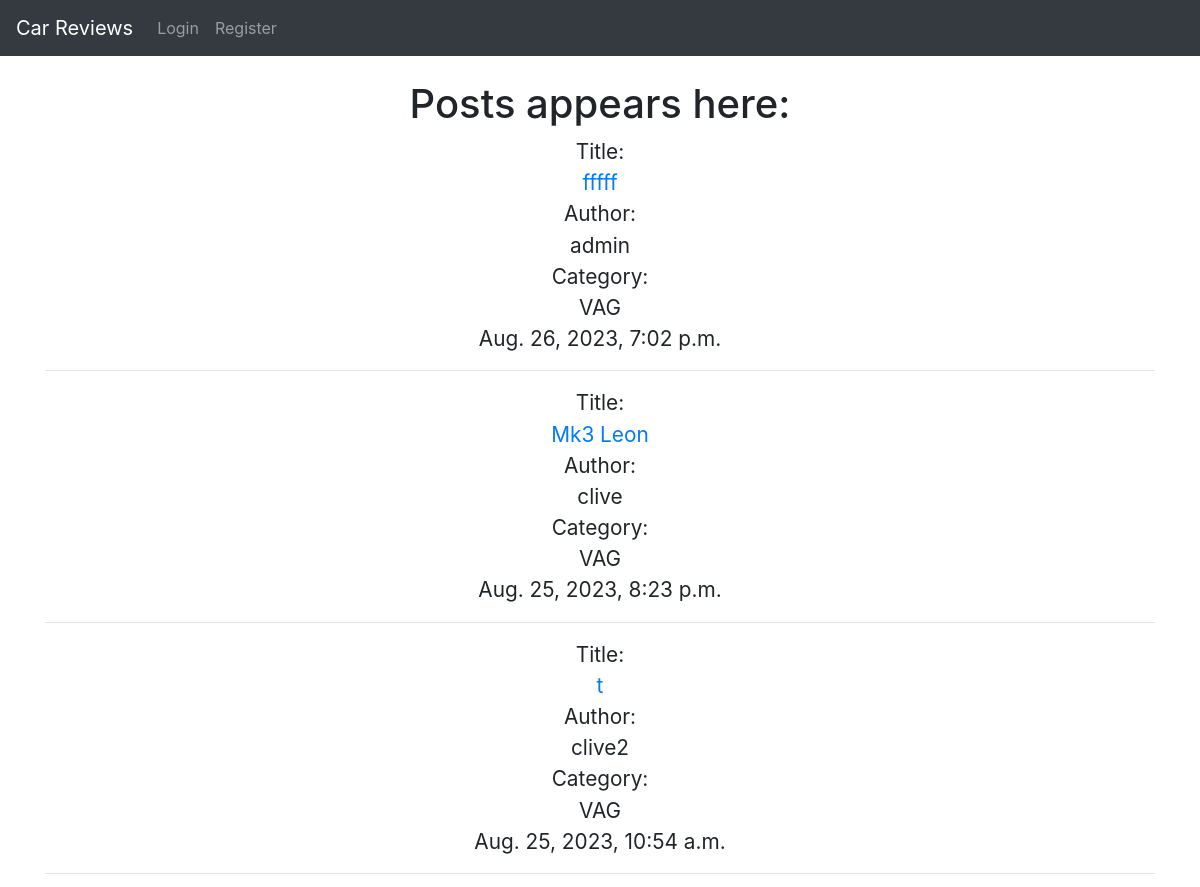
Before: / (upper part) with the older database file.
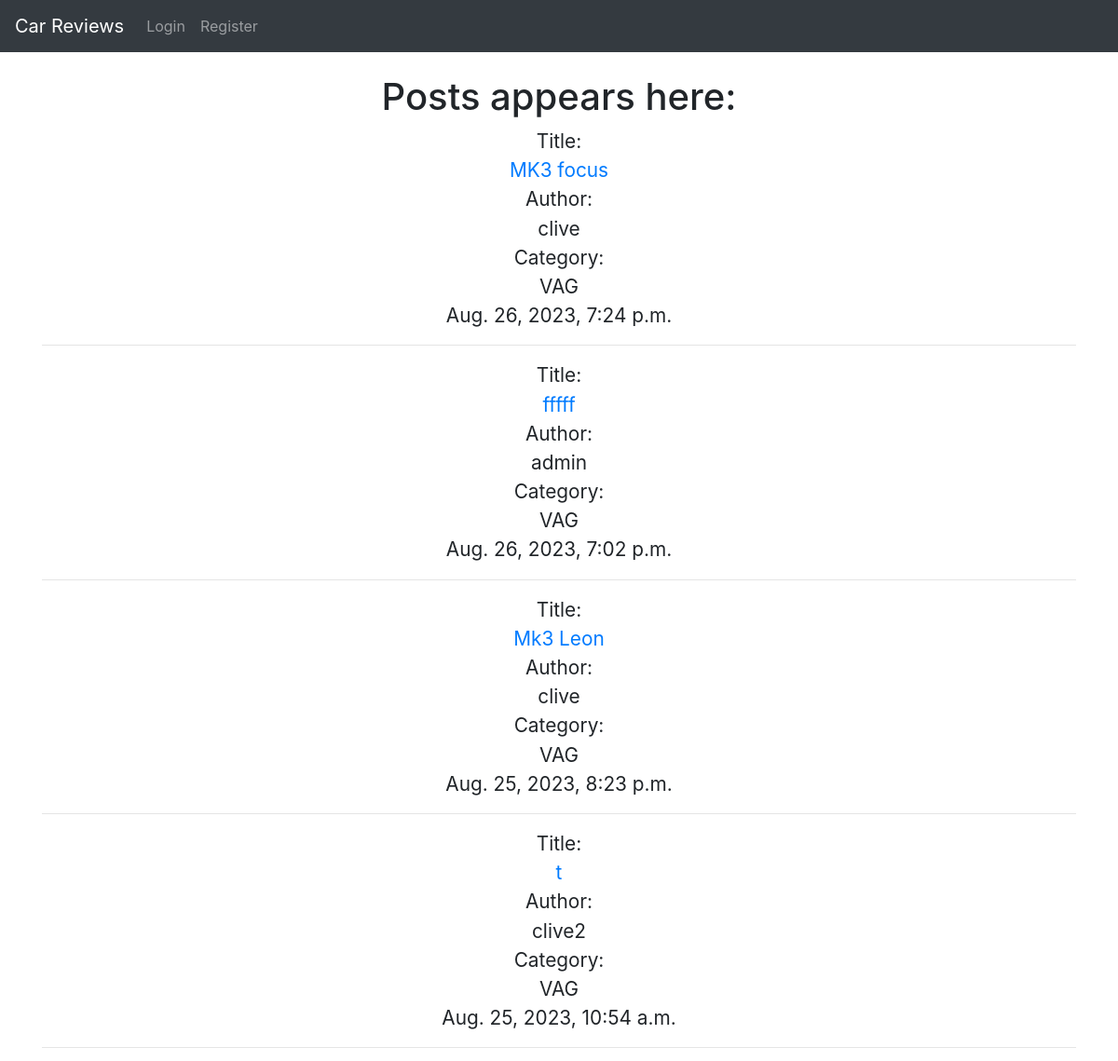
After: the same page with the newer database file.
### blog/models.py (models this page shows, shortened)
class Post(models.Model):
    title = models.CharField(max_length=200, unique=True)
    image = models.ImageField(null=True, upload_to="media/")
    title_tag = models.CharField(max_length=200)
    author = models.ForeignKey(User, on_delete=models.CASCADE, related_name='blog_posts')
    created_on = models.DateTimeField(auto_now_add=True)
    updated_on = models.DateTimeField(auto_now_add=True)
    content = RichTextField(blank=True, null=True)
    category = models.TextField(default='VAG')
    likes = models.ManyToManyField(User, related_name='carreview')

### blog/views.py (the view)
# urls.py: path('', view.as_view(), name='home'),
class view(ListView):
    model = Post
    template_name = 'index.html'
    ordering = ['-created_on']

### templates/index.html (shortened to what this page needs)
{% extends 'base.html' %}
    {% block content %}
    <h1 class="text-center test">Posts appears here:</h1>
    <ul class="text-center list-unstyled post-detail">
    {% for post in object_list %}
        <li class="details">Title:<br><a href="{% url 'post-details' post.pk %}">{{ post.title }}</a> <br>Author:<br> {{ post.author }} <br>Category:<br> {{ post.category }}<br>{{ post.content|slice:":0 "}} {{ post.created_on }}<hr></li>
    {% endfor %}
    </ul>
    {% endblock %}

### templates/base.html (shortened to what this page needs)
{% load static %}
<!doctype html>
<html lang="en">
<head>
    <link rel="stylesheet" href="https://cdn.jsdelivr.net/npm/bootstrap@4.6.2/dist/css/bootstrap.min.css"
>
    <link rel="stylesheet" href="static/css/style.css">
</head>
<body>
    <nav class="navbar navbar-expand-lg navbar-dark bg-dark">
        <a class="navbar-brand" href="{% url 'home' %}">Car Reviews</a>
        <div class="collapse navbar-collapse" id="navbarNav">
            <ul class="navbar-nav">
                {% if user.is_authenticated %}
                <li class="nav-item">
                    <a class="nav-link" href="{% url 'create_post' %}">Create Post</a>
                </li>
                <li class="nav-item">
                    <a class="nav-link" href="{% url 'edit_profile' %}">Edit Profile</a>
                </li>
                <li class="nav-item">
                    <a class="nav-link" href="{% url 'contact' %}">Contact</a>
                </li>
                {% else %}
                <li class="nav-item">
                    <a class="nav-link" href="{% url 'login' %}">Login</a>
                </li>
                <li class="nav-item">
                    <a class="nav-link" href="{% url 'register' %}">Register</a>
                </li>
                {% endif %}
            </ul>
        </div>
    </nav>
    <br>
    <div class="container">
        {% block content %}
        {% endblock %}
    </div>
</body>
</html>

### static/css/style.css (style rules this page uses)
.post-detail { font-size: 1.3em; }

Changed rows visible on the page:
added Post: title "MK3 focus", author "clive", category "VAG", created_on "Aug. 26, 2023, 7:24 p.m."
